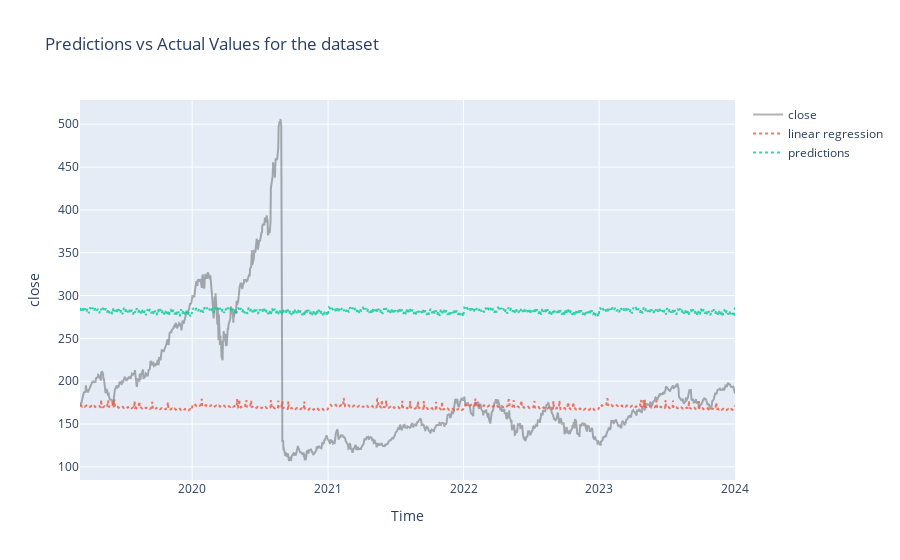

The cell this chart's notebook holds for it:
### Code cell
model_name = "gru"
predictions, values = train_model(model_name=model_name, 
                                  x_train=X_train, 
                                  train_loader=train_loader,
                                  val_loader=val_loader, 
                                  test_loader_one=test_loader_one)
df_result = format_predictions(predictions, values, X_test, scaler)
print(calculate_metrics(df_result))

df_baseline = build_baseline_model(df_features, 0.2, "close")
print(calculate_metrics(df_baseline))

plot_predictions(df_result, df_baseline)

### Figure 1 — Plotly figure (JSON) as saved in the notebook; plotly's stock layout.template omitted (floating-point values rounded to 4 significant figures; data arrays with more than 128 entries replaced by an {"elided": "..."} marker saying what was removed)
{"data": [{"line": {"color": "rgba(0,0,0, 0.3)"}, "mode": "lines", "name": "close", "text": {"elided": "1217 str values"}, "type": "scatter", "x": {"elided": "1217 str values"}, "y": {"elided": "1217 float values"}}, {"line": {"dash": "dot"}, "mode": "lines", "name": "linear regression", "opacity": 0.8, "text": {"elided": "1217 str values"}, "type": "scatter", "x": {"elided": "1217 str values"}, "y": {"elided": "1217 float values"}}, {"line": {"dash": "dot"}, "mode": "lines", "name": "predictions", "opacity": 0.8, "text": {"elided": "1217 str values"}, "type": "scatter", "x": {"elided": "1217 str values"}, "y": {"elided": "1217 float values"}}], "layout": {"title": {"text": "Predictions vs Actual Values for the dataset"}, "xaxis": {"ticklen": 5, "title": {"text": "Time"}, "zeroline": false}, "yaxis": {"ticklen": 5, "title": {"text": "close"}, "zeroline": false}}}
